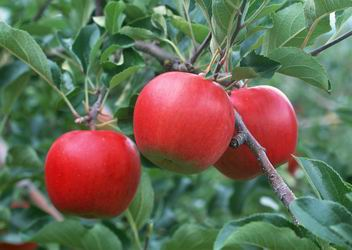
#> input picture CV/img/fruit.jpg, 352 x 250 px, found by its file name
$ python seven_chapter.py
#> lines starting #> are read from the running program, lines starting #| are printed output that depends on the picture
import cv2
import numpy

def process_image(input_path, output_path):
    # 图像预处理流程
#> called with input_path = '.\\img\\fruit.jpg', output_path = 'fruit_kmeans_segmented.jpg'
    image_data = cv2.imread(input_path)
#> image_data is the input picture: shape (250, 352, 3); mean B, G, R 85.9, 106.8, 107.7
    hsv_space = cv2.cvtColor(image_data, cv2.COLOR_BGR2HSV)
#> hsv_space: shape (250, 352, 3); mean H, S, V 70.6, 110, 135.4
    hue_component = hsv_space[:, :, 0]
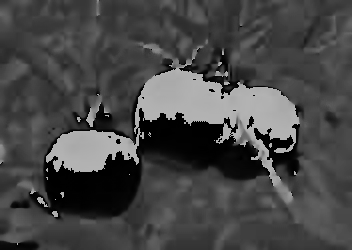
#> hue_component: shape (250, 352); min 0, max 179, mean 70.6

    # 数据预处理
    sample_points = hue_component.reshape(-1, 1).astype(numpy.float32)
    data_count = sample_points.shape[0]
#> data_count = 88000

    # 算法参数配置
    cluster_num = 3
    max_cycles = 100
    convergence_threshold = 1e-4
    numpy.random.seed(42)

    # 中心点初始化
    random_selection = numpy.random.choice(data_count, cluster_num, False)
#> random_selection = [12320, 4940, 65300]
    cluster_centers = sample_points[random_selection].flatten()
#> cluster_centers = [63, 67, 81]

    # 迭代优化过程
    for iteration in range(max_cycles):
        # 计算样本距离
        delta = numpy.abs(sample_points - cluster_centers.reshape(1, -1))
        circular_dist = numpy.minimum(delta, 180 - delta)
        cluster_labels = numpy.argmin(circular_dist, axis=1)

        # 更新中心位置
        updated_centers = numpy.zeros_like(cluster_centers)
        for cluster_id in range(cluster_num):
            group_data = sample_points[cluster_labels == cluster_id]
            if group_data.size == 0:
                updated_centers[cluster_id] = cluster_centers[cluster_id]
                continue

            # 环形数据平均计算
            rad_values = numpy.deg2rad(group_data * 2)
            mean_vector = [
                numpy.mean(numpy.cos(rad_values)),
                numpy.mean(numpy.sin(rad_values))
            ]
            angle_rad = numpy.arctan2(*mean_vector[::-1])
            mean_hue = (numpy.rad2deg(angle_rad) / 2) % 180
            updated_centers[cluster_id] = mean_hue

        # 收敛性判断
        if numpy.allclose(cluster_centers, updated_centers,
                         atol=convergence_threshold):
            break
        cluster_centers = updated_centers.copy()

    # 结果重构与输出
    quantized_hue = numpy.round(cluster_centers[cluster_labels]
                              ).astype(numpy.uint8) % 180
    result_hsv = cv2.merge([
        quantized_hue.reshape(hue_component.shape),
        numpy.full_like(hue_component, 255),
        numpy.full_like(hue_component, 255)
    ])
#> result_hsv: shape (250, 352, 3); mean H, S, V 48.3, 255, 255
    output_data = cv2.cvtColor(result_hsv, cv2.COLOR_HSV2BGR)
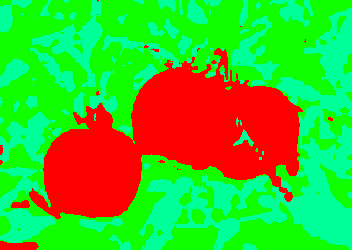
#> output_data: shape (250, 352, 3); mean B, G, R 45.7, 186.3, 75.6

    # 保存处理结果
    cv2.imwrite(output_path, output_data)
    cv2.imshow('Segmentation Result', output_data)
    cv2.waitKey(0)
    cv2.destroyAllWindows()

if __name__ == "__main__":
    process_image(r'.\img\fruit.jpg', 'fruit_kmeans_segmented.jpg')

$ run again, with CV/img/1.jpg copied over CV/img/fruit.jpg
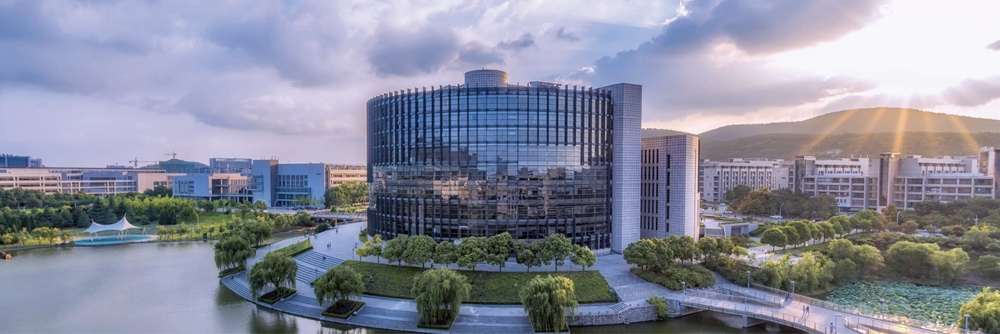
#> input picture CV/img/1.jpg, 1000 x 334 px, shrunk from 11386 x 3804 before the run, found by its file name
#> in process_image, image_data is the input picture: shape (334, 1000, 3); mean B, G, R 156.3, 139.3, 136.6
#> hsv_space: shape (334, 1000, 3); mean H, S, V 103.2, 55.7, 162.1
#> in process_image, `hue_component = hsv_space[:, :, 0]`:
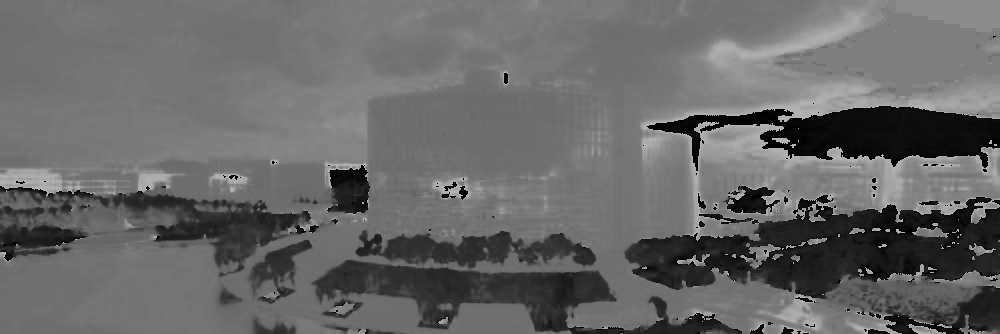
#> hue_component: shape (334, 1000); min 0, max 179, mean 103.2
#> in process_image, `cluster_centers = sample_points[random_selection].flatten()`: cluster_centers = [93, 174, 140]
#> result_hsv: shape (334, 1000, 3); mean H, S, V 107.4, 255, 255
#> in process_image, `output_data = cv2.cvtColor(result_hsv, cv2.COLOR_HSV2BGR)`:
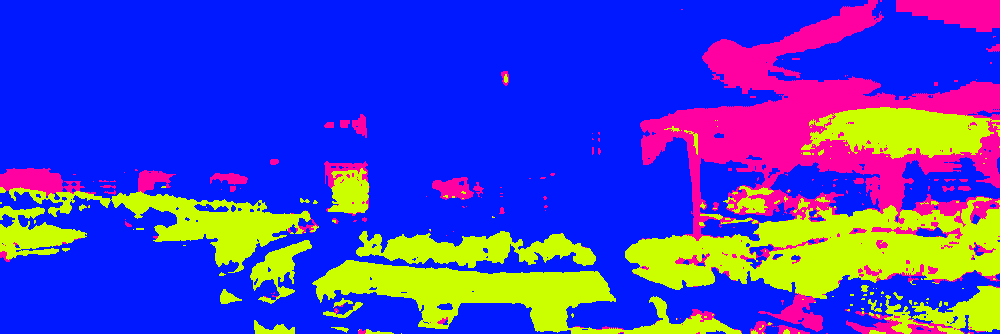
#> output_data: shape (334, 1000, 3); mean B, G, R 196.6, 64.3, 68.4
